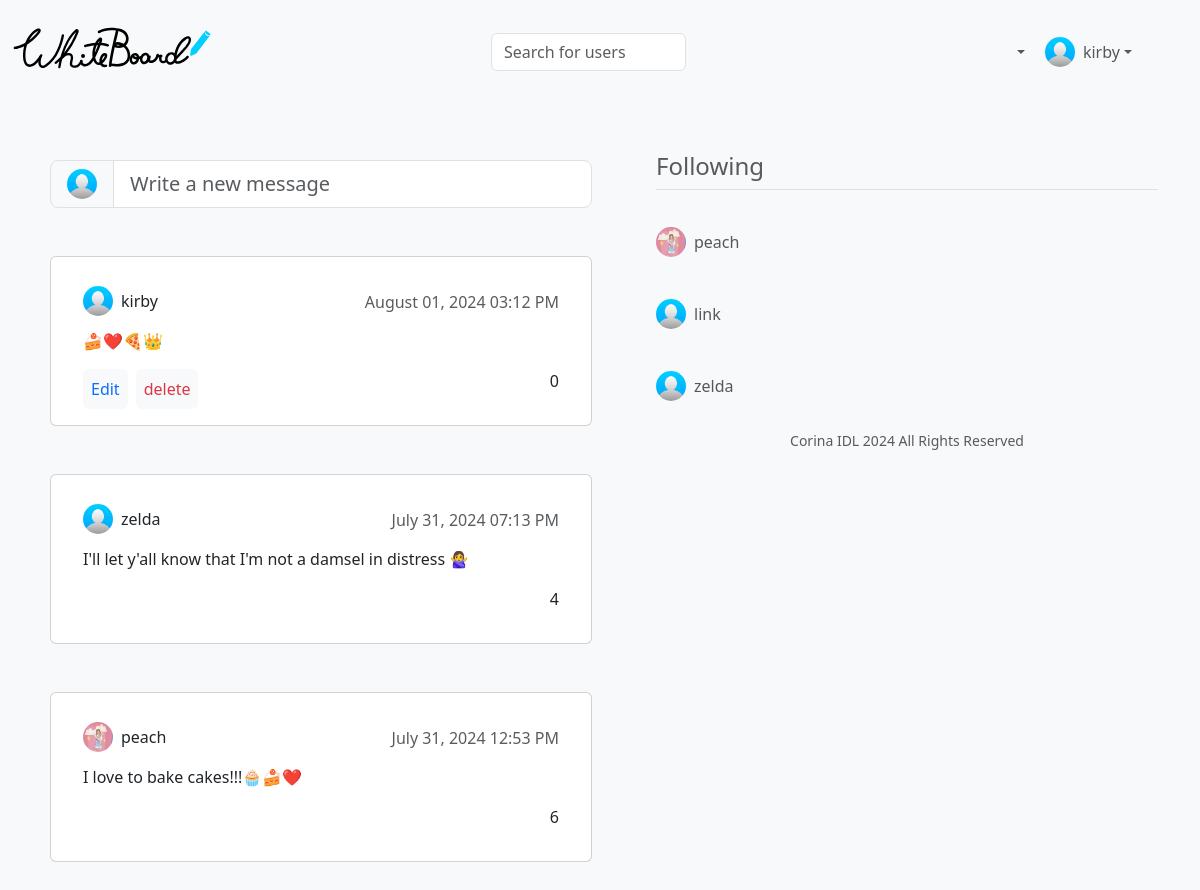
The app's page / (signed in), older data.
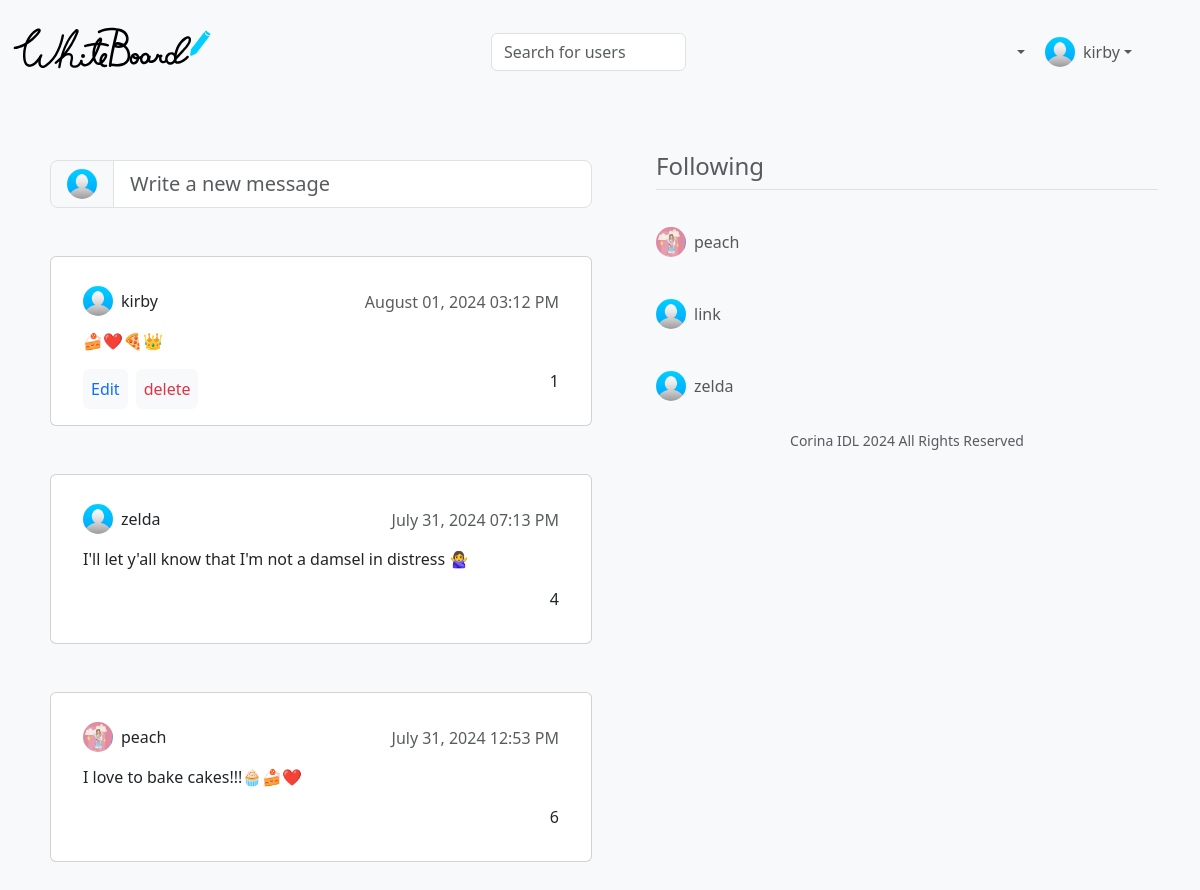
The same page, newer data.
### tables this page shows
CREATE TABLE messages (
	id INTEGER PRIMARY KEY AUTOINCREMENT NOT NULL,
	user_id INTEGER NOT NULL,
	content TEXT NOT NULL,
	date NUMERIC NOT NULL,
	likes INTEGER NOT NULL DEFAULT 0,
	FOREIGN KEY (user_id) REFERENCES users (id)
);

CREATE TABLE users (
	id INTEGER PRIMARY KEY AUTOINCREMENT NOT NULL,
	name TEXT NOT NULL,
	email TEXT NOT NULL,
	pass TEXT NOT NULL,
	username TEXT NOT NULL
, image TEXT NOT NULL DEFAULT "avatar.jpg", joined NUMERIC NOT NULL DEFAULT "2024-07-28", workplace TEXT NOT NULL DEFAULT "Place of current work", studies TEXT NOT NULL DEFAULT "School were you graduated", location TEXT NOT NULL DEFAULT "Place where you live", phone TEXT NOT NULL DEFAULT "Your phone number");

### app.py (the view)
@app.route("/")
@login_required
def index():
    users = db.execute("SELECT * FROM users WHERE id = ?", session["user_id"])
    path = "home"
    hack = db.execute("SELECT * FROM followers WHERE user_id = ? AND follows = ?", session["user_id"], session["user_id"])
    if not hack:
        db.execute("INSERT INTO followers (user_id, follows) VALUES (?, ?)", session["user_id"], session["user_id"])
    messages = db.execute("SELECT username, image, content, likes, date, messages.id, messages.user_id FROM users, messages, followers WHERE users.id = messages.user_id AND messages.user_id = followers.follows AND followers.user_id = ? ORDER BY date DESC", session["user_id"])
    following = db.execute("SELECT username, image FROM users, followers WHERE users.id = followers.follows AND followers.user_id = ? AND followers.follows != ? LIMIT 5", session["user_id"], session["user_id"])
    return render_template("index.html", users=users, messages=messages, following=following, path=path)

### app.py (called while the page is built)
@app.after_request
def after_request(response):
    response.headers["Cache-Control"] = "no-cache, no-store, must-revalidate"
    response.headers["Expires"] = 0
    response.headers["Pragma"] = "no-cache"
    return response

### helpers.py (called while the page is built)
def login_required(f):
    @wraps(f)
    def decorated_function(*args, **kwargs):
        if session.get("user_id") is None:
            return redirect("/login")
        return f(*args, **kwargs)
    return decorated_function

def format_date(date):
    if len(date) > 10:
        date_obj = datetime.datetime.strptime(date, '%Y-%m-%d %H:%M:%S')
        new_format = date_obj.strftime('%B %d, %Y %I:%M %p')
    else:
        date_obj = datetime.datetime.strptime(date, '%Y-%m-%d')
        new_format = date_obj.strftime('%B %d, %Y')
    return new_format

### templates/index.html (shortened to what the changed rows need)
{% extends "layout.html" %}
{% block main %}
    <div class="d-flex">
        <div class="flex-grow-1 mt-2 p-2">
            <div class="message-board w-100">
                {% if messages %}
                    {% for msg in messages %}
                        <div class="card mb-5">
                            <div class="card-body mx-3">
                                <div class="d-flex align-items-center justify-content-between">
                                    <a class="nav-link d-flex align-items-center" href="/profile-{{ msg.username }}">
                                        <img src="../static/{{ msg.image }}" class="rounded-circle" height="30" width="30" alt="Avatar" loading="lazy" />
                                        <p class="mt-3 ms-2">{{ msg.username }}</p>
                                    </a>
                                    <h6 class="card-subtitle mt-1 text-body-secondary">{{ msg.date | format_date }}</h6>
                                </div>
                                <p class="card-text">{{ msg.content }}</p>
                                {% for user in users %}
                                    {% if msg.user_id|int() == user.id|int() %}
                                        <div class="d-flex justify-content-between gap-2">
                                            <div class="d-flex gap-2">
                                                <a href="#" class="p-2 bg-light rounded" data-bs-toggle="modal" data-bs-target="#edit-msg-modal-{{msg.id}}">Edit</a>
                                                <a href="#" class="p-2 bg-light rounded text-danger" data-bs-toggle="modal" data-bs-target="#delete-msg-modal-{{msg.id}}">delete</a>
                                            </div>
                                            <div class="d-flex gap-2">
                                                <a href="/liked/{{ path }}/{{msg.id}}/{{msg.user_id}}"><box-icon name='heart'></box-icon></a>
                                                <p>{{ msg.likes }}</p>
                                            </div>
                                        </div>
                                    {% else %}
                                        <div class="d-flex justify-content-end gap-2">
                                            <a href="/liked/{{ path }}/{{msg.id}}/{{msg.user_id}}"><box-icon name='heart'></box-icon></a>
                                            <p>{{ msg.likes }}</p>
                                        </div>
                                    {% endif %}
                                {% endfor %}
                            </div>
                        </div>
                    {% endfor %}
                {% else %}
                    <div class="card mb-5">
                        <div class="card-body mx-3 text-center">
                            <p class="h5 card-subtitle my-5 text-body-secondary">No messages to show yet</p>
                        </div>
                    </div>
                {% endif %}
            </div>
        </div>
    </div>
{% endblock %}

Row changes from the older to the newer data that the page shows:
changed messages "August 01, 2024 03:12 PM": likes "0" → "1"
